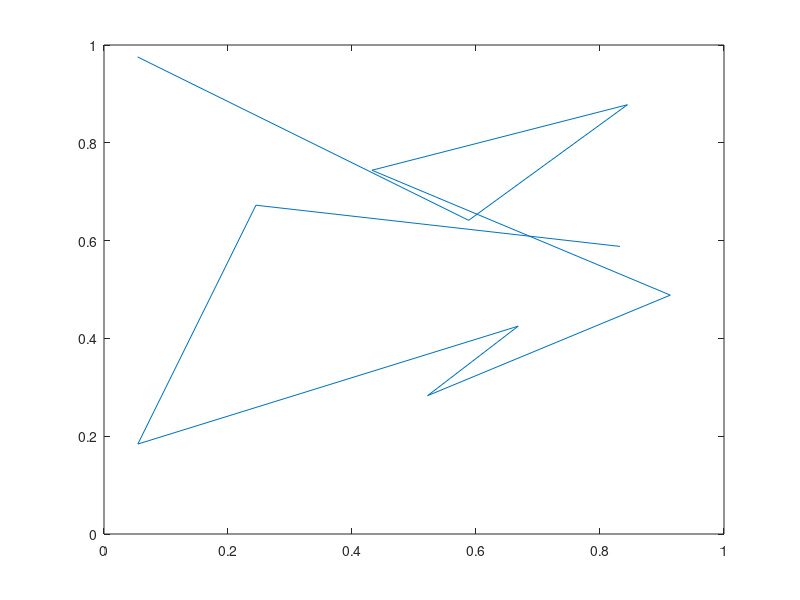
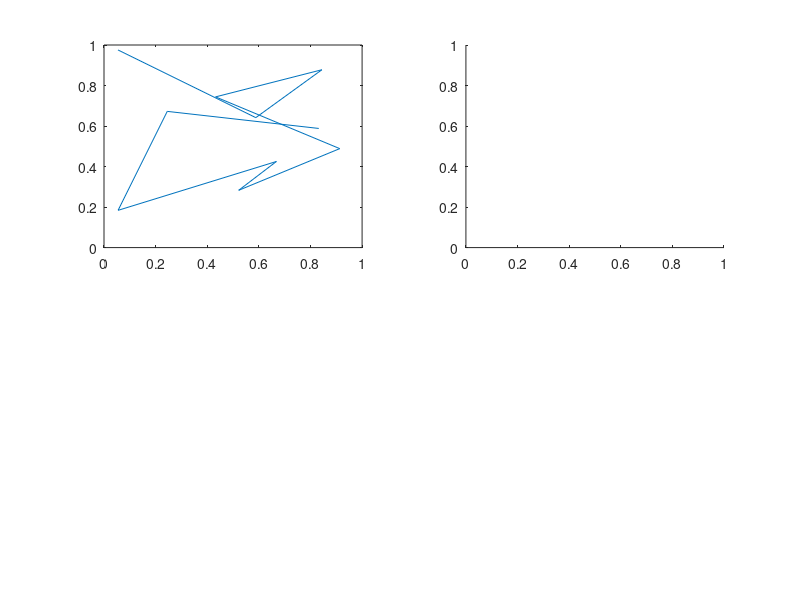

Source code (MATLAB) for these figures, in order: (Note: this script raises an error after producing the figures.)
x = rand(10,1);

y = rand(10,1);

Z = rand(10,1);

plot(x,y); 

figure, plot(x,y);  % for holding a plot so that it is not over written 


subplot(2,2,1), plot(x,y); 
subplot(2,2,2), plot(x,z); 
subplot(2,2,3), plot(y,z); 
subplot(2,2,4), plot(x,x); 


 